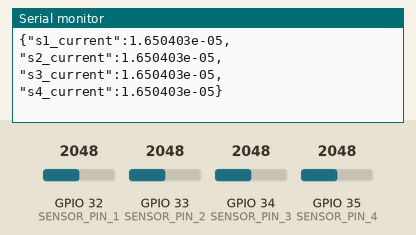
This sketch was run on a simulated ESP32. On the bench: the last lines printed to the serial monitor. The inputs (shaded band) are chosen by the test bench; at power-on: GPIO 32 (SENSOR_PIN_1) = 2048, GPIO 33 (SENSOR_PIN_2) = 2048, GPIO 34 (SENSOR_PIN_3) = 2048, GPIO 35 (SENSOR_PIN_4) = 2048 (analog values on the 0–4095 scale). WiFi joins after 1.5 s; servers stay silent unless stated; random numbers use the default seed unless the sketch sets one; no MQTT or app messages arrive unless stated.

Above: at 2.8 s.
2.9 s: GPIO 32 (SENSOR_PIN_1) set to 2866
At 4.1 s:
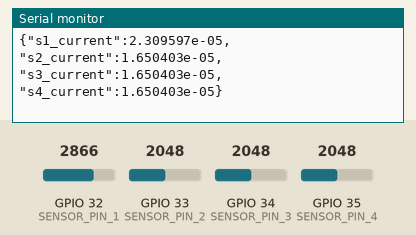
4.4 s: GPIO 33 (SENSOR_PIN_2) set to 2866
At 5.0 s:
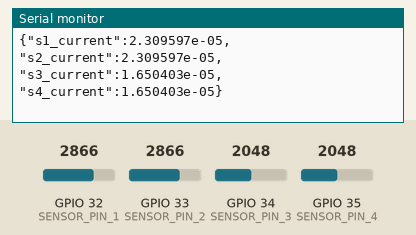
5.9 s: GPIO 34 (SENSOR_PIN_3) set to 2866
At 7.2 s:
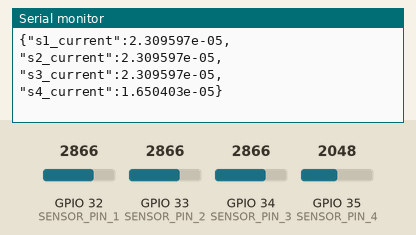
7.4 s: GPIO 35 (SENSOR_PIN_4) set to 2866
At 8.5 s:
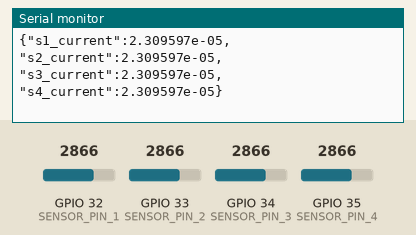
8.9 s: GPIO 32 (SENSOR_PIN_1) set to 3972
At 10.2 s:
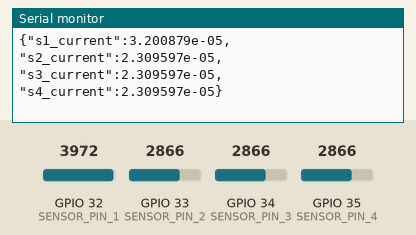
10.4 s: GPIO 33 (SENSOR_PIN_2) set to 3972
At 11.5 s:
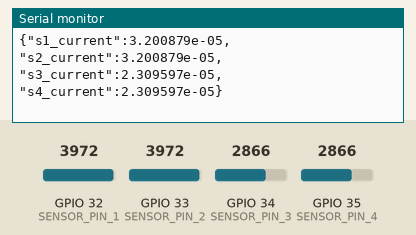
Timing chart, 0 to 12.9 s (numbered marks = the images above; inputs shaded):
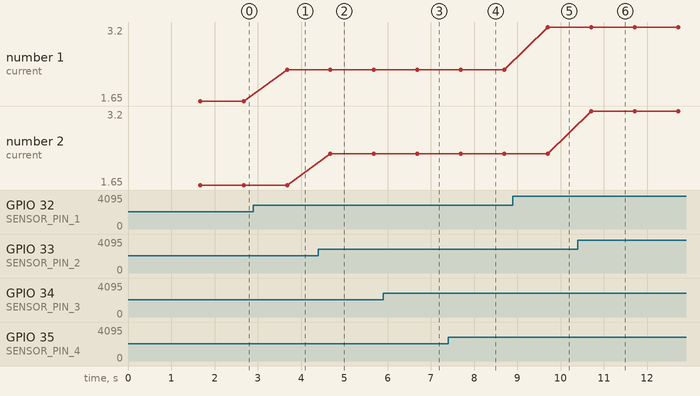

Measured:
- after the input at 2.9 s, the serial monitor: prints a new line after 0.78 s (image 1)
- after the input at 4.4 s, the serial monitor: prints a new line after 0.28 s (image 2)
- after the input at 5.9 s, the serial monitor: prints a new line after 0.79 s (image 3)
- after the input at 7.4 s, the serial monitor: prints a new line after 0.30 s (image 4)
- after the input at 8.9 s, the serial monitor: prints a new line after 0.80 s (image 5)
- after the input at 10.4 s, the serial monitor: prints a new line after 0.31 s (image 6)
- plotted number 1: 1.65 → 2.31 after the input at 2.9 s, 2.31 → 3.2 after the input at 8.9 s

The sketch:

gas_sensor_array.ino
```cpp
#include <WiFi.h>
#include <PubSubClient.h>
#include <ArduinoJson.h>

// -----------------------------------------
// 1. NETWORK & CLOUD CONFIGURATION
// -----------------------------------------
const char* ssid = "<YOUR_WIFI_SSID>";         // Inject your local Wi-Fi SSID
const char* password = "<YOUR_WIFI_PASSWORD>"; // Inject your local Wi-Fi Password

const char* mqtt_server = "<MQTT_SERVER_IP>";  // Your Oracle Cloud Public IP
const int mqtt_port = 1883;
const char* mqtt_topic = "ammonia/sensor";   // Must exactly match telegraf.conf

WiFiClient espClient;
PubSubClient client(espClient);

// -----------------------------------------
// 2. HARDWARE ARCHITECTURE
// -----------------------------------------
// Assuming 4 chemiresistors. Map these to your exact physical ESP32 ADC pins.
// Use ADC1 pins (32, 33, 34, 35, 36, 39) as ADC2 is disabled when Wi-Fi is active.
const int SENSOR_PIN_1 = 32;
const int SENSOR_PIN_2 = 33;
const int SENSOR_PIN_3 = 34;
const int SENSOR_PIN_4 = 35;

// Circuit constants
const float RL_VALUE = 100000.0; // 100k Ohms
const float V_REF = 3.3;         // ESP32 standard logic voltage
const float ADC_RES = 4095.0;    // 12-bit ADC resolution

// -----------------------------------------
// 3. SYSTEM FUNCTIONS
// -----------------------------------------
void setup_wifi() {
  delay(10);
  Serial.println();
  Serial.print("Connecting to network: ");
  Serial.println(ssid);

  // 1. Set strictly to Station Mode (disables internal Access Point)
  WiFi.mode(WIFI_STA);
  // 2. Erase the NVS cache and disconnect from ghost networks
  WiFi.disconnect(true, true);
  delay(100);

  WiFi.begin(ssid, password);
  while (WiFi.status() != WL_CONNECTED) {
    delay(500);
    Serial.print(".");
  }

  Serial.println("\nWiFi connected.");
  Serial.print("ESP32 IP address: ");
  Serial.println(WiFi.localIP());
}


void reconnect() {
  // Loop until reconnected to the Mosquitto broker
  while (!client.connected()) {
    Serial.print("Attempting MQTT connection to Oracle Cloud...");

    // Generate a random client ID
    String clientId = "ESP32Client-";
    clientId += String(random(0xffff), HEX);

    // Attempt to connect (no username/password based on your mosquitto.conf)
    if (client.connect(clientId.c_str())) {
      Serial.println("CONNECTED.");
    } else {
      Serial.print("FAILED, rc=");
      Serial.print(client.state());
      Serial.println(" -> Retrying in 5 seconds");
      delay(5000);
    }
  }
}

float calculateCurrent(int pin) {
  int adc_value = analogRead(pin);
  // Calculate voltage drop across the 100k resistor
  float voltage = (adc_value / ADC_RES) * V_REF;
  // Calculate and return current (I = V/R) in Amperes
  return voltage / RL_VALUE;
}

// -----------------------------------------
// 4. MAIN KERNEL
// -----------------------------------------
void setup() {
  Serial.begin(115200);

  // Enforce 12-bit ADC resolution explicitly
  analogReadResolution(12);

  setup_wifi();
  client.setServer(mqtt_server, mqtt_port);
}

void loop() {
  // Ensure network persistence
  if (!client.connected()) {
    reconnect();
  }
  client.loop();

  // Initialize JSON memory pool
  StaticJsonDocument<256> doc;

  // Execute ADC reads and populate the JSON object
  // The keys here exactly match the Grafana Flux query provided earlier
  doc["s1_current"] = calculateCurrent(SENSOR_PIN_1);
  doc["s2_current"] = calculateCurrent(SENSOR_PIN_2);
  doc["s3_current"] = calculateCurrent(SENSOR_PIN_3);
  doc["s4_current"] = calculateCurrent(SENSOR_PIN_4);

  // Serialize the document into a char array for transmission
  char jsonBuffer[256];
  serializeJson(doc, jsonBuffer);

  // Publish to Mosquitto
  client.publish(mqtt_topic, jsonBuffer);

  // Print to local Mac Serial Monitor (optional, for debugging before untethering)
  Serial.println(jsonBuffer);

  // Strict 1000ms delay to enforce 1Hz polling limit and protect the cloud server RAM
  delay(1000);
}
```
